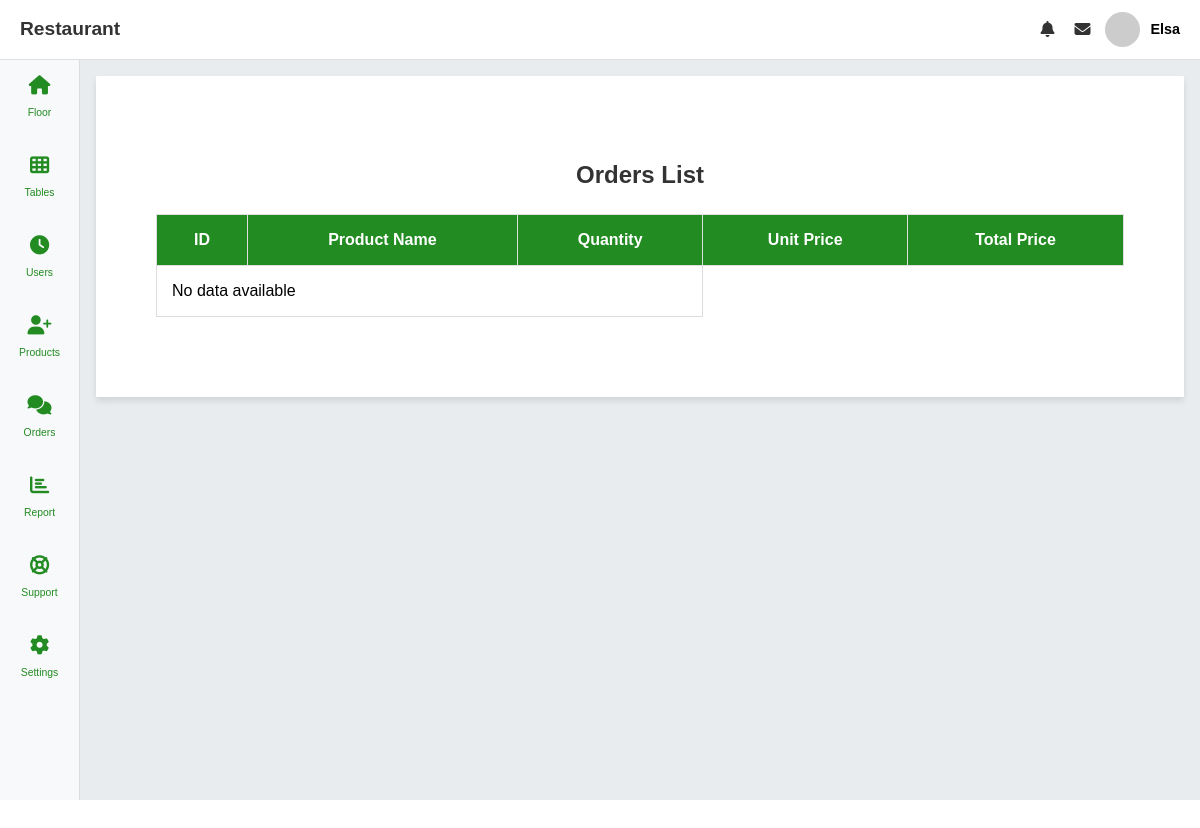
Page /order-details.php?id=5 (signed in) on the earlier database version.
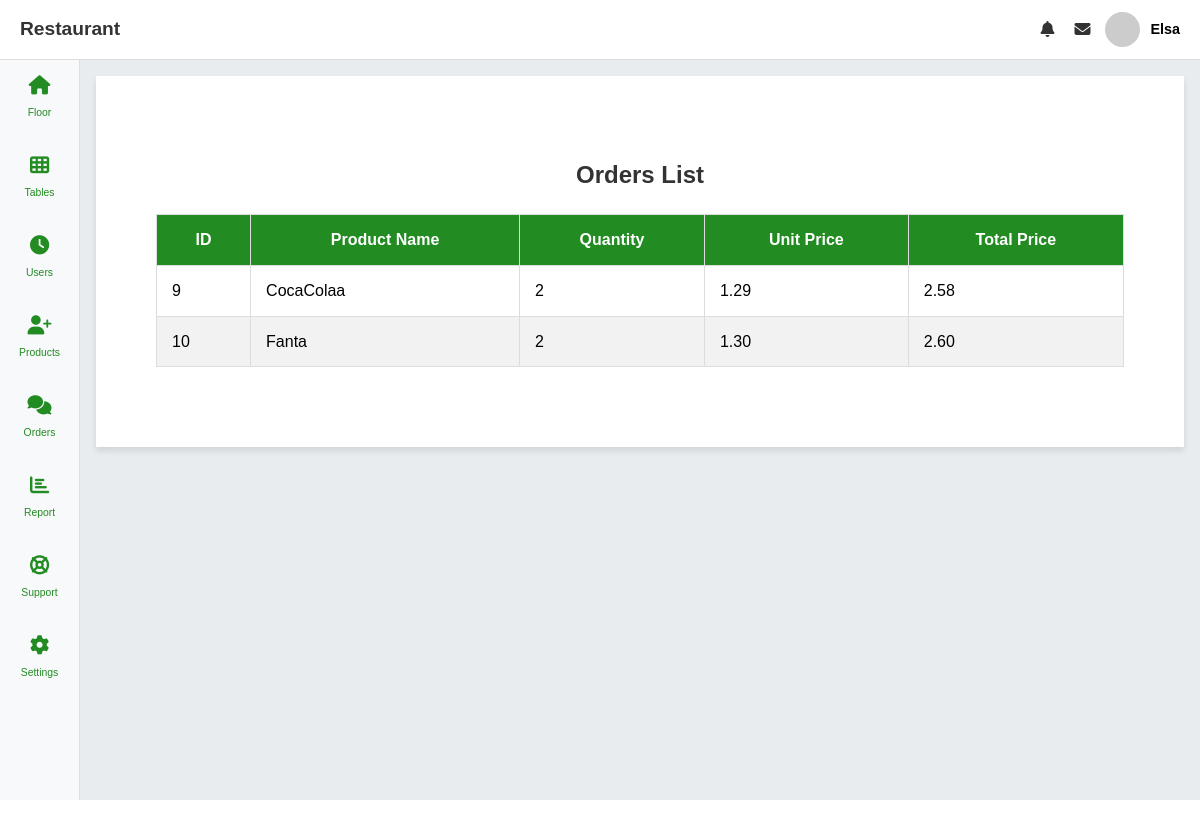
Same page on the later database version.
### tables this page shows
CREATE TABLE `order_details` (
  `order_detail_id` int(11) NOT NULL,
  `order_id` int(11) NOT NULL,
  `product_name` varchar(255) NOT NULL,
  `quantity` int(11) NOT NULL,
  `unit_price` decimal(10,2) NOT NULL,
  `total_price` decimal(10,2) NOT NULL
);

### classes/Orders.php (called while the page is built, shortened)
<?php
class Orders {
    public function getOrderDetails($id)
    {
        $config = new Database();
        $conn = $config->getConnection();
        $sql = "SELECT * FROM order_details WHERE order_id = $id";
        $result = mysqli_query($conn, $sql);
        if (mysqli_num_rows($result) > 0) {
            while ($row = mysqli_fetch_assoc($result)) {
                $floors[] = $row;
            }
            return $floors;
        } else {
            return array();
        }
    }
}
?>

### order-details.php (the view, shortened to what this page needs)
<?php
require_once 'includes/header.php';
require_once 'classes/Orders.php';
$tables = new Orders();
$getTables = $tables->getOrderDetails($_GET['id']);
?>
<div class="tables" style="width: 100%!important;">
    <div class="tables-body">
        <div class="tab-content" id="outdoor">
            <div class="container">
                <h2>Orders List</h2>
                <table id="tablesTable" class="display" style="width:100%">
                    <thead>
                        <tr>
                            <th>ID</th>
                            <th>Product Name</th>
                            <th>Quantity</th>
                            <th>Unit Price</th>
                            <th>Total Price</th>
                        </tr>
                    </thead>
                    <tbody>
                        <?php if (!empty($getTables)) {
                            foreach ($getTables as $table) { ?>
                                <tr>
                                    <td><?php echo htmlspecialchars($table['order_detail_id']); ?></td>
                                    <td><?php echo htmlspecialchars($table['product_name']); ?></td>
                                    <td><?php echo htmlspecialchars($table['quantity']); ?></td>
                                    <td><?php echo htmlspecialchars($table['unit_price']); ?></td>
                                    <td><?php echo htmlspecialchars($table['total_price']); ?></td>
                                </tr>
                            <?php }
                        } else { ?>
                            <tr>
                                <td colspan="3">No data available</td>
                            </tr>
                        <?php } ?>
                    </tbody>
                </table>
            </div>
        </div>
    </div>
</div>
<?php
require_once 'includes/footer.php';
?>

Differences in the rows shown:
added order_details: order_detail_id "9", product_name "CocaColaa", quantity "2", unit_price "1.29", total_price "2.58"
added order_details: order_detail_id "10", product_name "Fanta", quantity "2", unit_price "1.30", total_price "2.60"
Other differences:
text no longer shown: "No data available"
